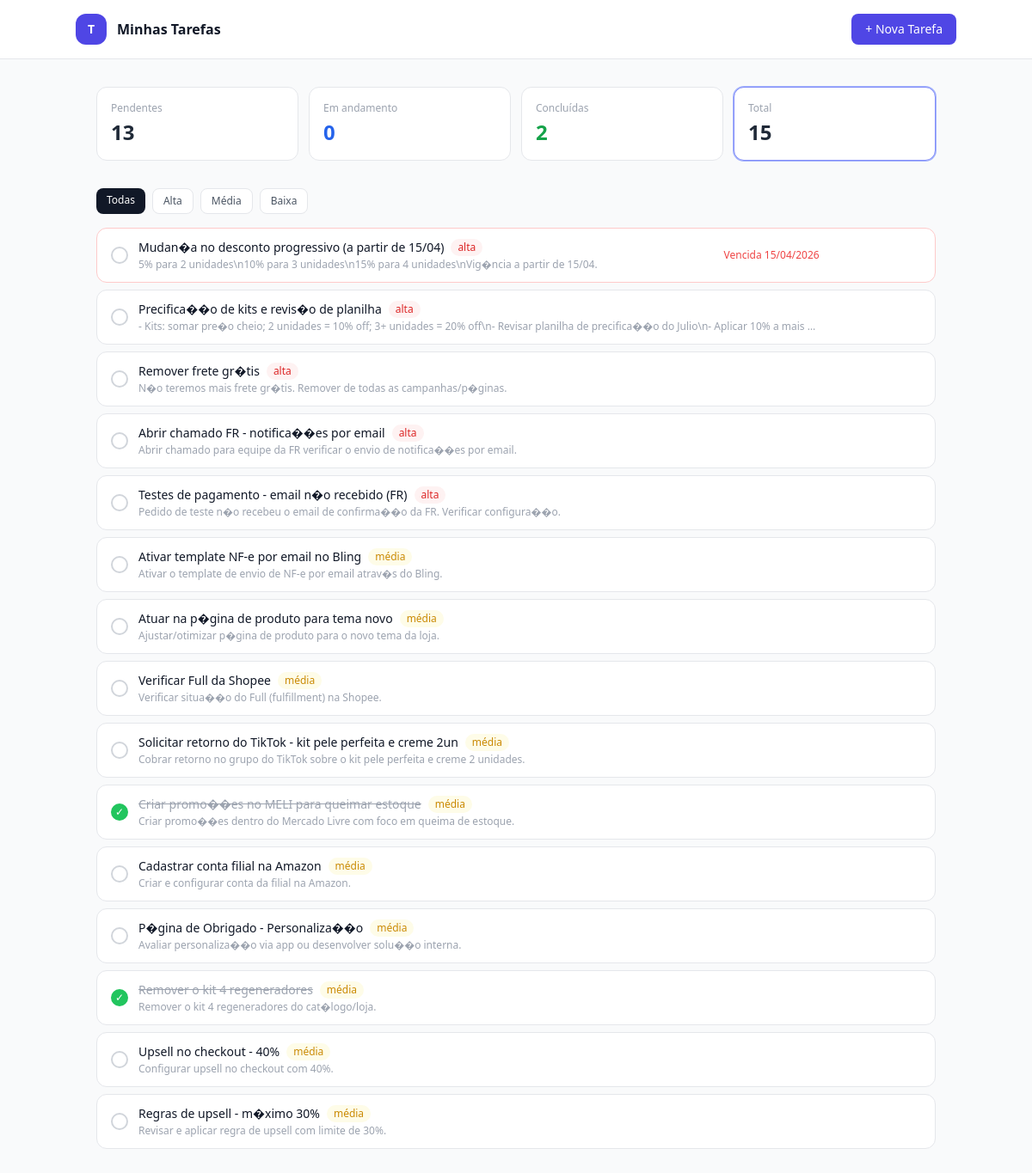
The page / on the database its author committed.
### tables this page shows
CREATE TABLE tarefas (
                id          INTEGER PRIMARY KEY AUTOINCREMENT,
                nome        TEXT NOT NULL,
                descricao   TEXT,
                prioridade  TEXT NOT NULL DEFAULT 'media',
                status      TEXT NOT NULL DEFAULT 'pendente',
                vencimento  TEXT,
                criado_em   TEXT DEFAULT (date('now','localtime'))
            );

### main.py (the view)
@app.get("/", response_class=HTMLResponse)
async def index(request: Request, status: str = "", prioridade: str = ""):
    with get_db() as conn:
        conditions, params = [], []
        if status:
            conditions.append("status = ?")
            params.append(status)
        if prioridade:
            conditions.append("prioridade = ?")
            params.append(prioridade)
        where = ("WHERE " + " AND ".join(conditions)) if conditions else ""
        tarefas = conn.execute(
            f"SELECT * FROM tarefas {where} ORDER BY "
            f"CASE prioridade WHEN 'alta' THEN 1 WHEN 'media' THEN 2 WHEN 'baixa' THEN 3 END, "
            f"vencimento ASC NULLS LAST, id DESC",
            params
        ).fetchall()
        counts = {
            "total":      conn.execute("SELECT COUNT(*) FROM tarefas").fetchone()[0],
            "pendente":   conn.execute("SELECT COUNT(*) FROM tarefas WHERE status='pendente'").fetchone()[0],
            "andamento":  conn.execute("SELECT COUNT(*) FROM tarefas WHERE status='andamento'").fetchone()[0],
            "concluida":  conn.execute("SELECT COUNT(*) FROM tarefas WHERE status='concluida'").fetchone()[0],
            "vencendo":   conn.execute(
                "SELECT COUNT(*) FROM tarefas WHERE vencimento <= date('now','localtime','+2 days') "
                "AND vencimento >= date('now','localtime') AND status != 'concluida'"
            ).fetchone()[0],
        }
    hoje = date.today().isoformat()
    return templates.TemplateResponse("index.html", {
        "request":    request,
        "tarefas":    [dict(t) for t in tarefas],
        "counts":     counts,
        "status":     status,
        "prioridade": prioridade,
        "hoje":       hoje,
    })

### templates/index.html (shortened to what this page needs)
<!DOCTYPE html>
<html lang="pt-BR">
<head>
    <script src="https://cdn.tailwindcss.com"></script>
</head>
<body class="bg-gray-50 min-h-screen">
<header class="bg-white border-b border-gray-200 px-6 py-4 sticky top-0 z-10">
    <div class="max-w-5xl mx-auto flex items-center justify-between">
        <div class="flex items-center gap-3">
            <div class="w-9 h-9 bg-indigo-600 rounded-xl flex items-center justify-center text-white font-bold text-sm">T</div>
            <h1 class="text-base font-semibold text-gray-900">Minhas Tarefas</h1>
        </div>
        <button onclick="document.getElementById('modal-criar').classList.remove('hidden')"
            class="bg-indigo-600 hover:bg-indigo-700 text-white text-sm font-medium px-4 py-2 rounded-lg transition-colors">
            + Nova Tarefa
        </button>
    </div>
</header>
<main class="max-w-5xl mx-auto px-6 py-8">
    <div class="grid grid-cols-2 sm:grid-cols-4 gap-3 mb-8">
        <a href="/?status=pendente" class="bg-white rounded-xl border {% if status == 'pendente' %}border-indigo-400 ring-1 ring-indigo-300{% else %}border-gray-200{% endif %} p-4 hover:border-indigo-300 transition-colors">
            <p class="text-xs text-gray-400 mb-1">Pendentes</p>
            <p class="text-2xl font-bold text-gray-800">{{ counts.pendente }}</p>
        </a>
        <a href="/?status=andamento" class="bg-white rounded-xl border {% if status == 'andamento' %}border-indigo-400 ring-1 ring-indigo-300{% else %}border-gray-200{% endif %} p-4 hover:border-indigo-300 transition-colors">
            <p class="text-xs text-gray-400 mb-1">Em andamento</p>
            <p class="text-2xl font-bold text-blue-600">{{ counts.andamento }}</p>
        </a>
        <a href="/?status=concluida" class="bg-white rounded-xl border {% if status == 'concluida' %}border-indigo-400 ring-1 ring-indigo-300{% else %}border-gray-200{% endif %} p-4 hover:border-indigo-300 transition-colors">
            <p class="text-xs text-gray-400 mb-1">Concluídas</p>
            <p class="text-2xl font-bold text-green-600">{{ counts.concluida }}</p>
        </a>
        <a href="/" class="bg-white rounded-xl border {% if not status and not prioridade %}border-indigo-400 ring-1 ring-indigo-300{% else %}border-gray-200{% endif %} p-4 hover:border-indigo-300 transition-colors">
            <p class="text-xs text-gray-400 mb-1">Total</p>
            <p class="text-2xl font-bold text-gray-800">{{ counts.total }}</p>
        </a>
    </div>
    <div class="flex gap-2 mb-4 flex-wrap">
        <a href="/?status={{ status }}" class="px-3 py-1.5 rounded-lg text-xs font-medium transition-colors
            {{ 'bg-gray-900 text-white' if not prioridade else 'bg-white border border-gray-200 text-gray-600 hover:bg-gray-50' }}">
            Todas
        </a>
        <a href="/?status={{ status }}&prioridade=alta" class="px-3 py-1.5 rounded-lg text-xs font-medium transition-colors
            {{ 'bg-red-500 text-white' if prioridade == 'alta' else 'bg-white border border-gray-200 text-gray-600 hover:bg-gray-50' }}">
            Alta
        </a>
        <a href="/?status={{ status }}&prioridade=media" class="px-3 py-1.5 rounded-lg text-xs font-medium transition-colors
            {{ 'bg-yellow-500 text-white' if prioridade == 'media' else 'bg-white border border-gray-200 text-gray-600 hover:bg-gray-50' }}">
            Média
        </a>
        <a href="/?status={{ status }}&prioridade=baixa" class="px-3 py-1.5 rounded-lg text-xs font-medium transition-colors
            {{ 'bg-green-500 text-white' if prioridade == 'baixa' else 'bg-white border border-gray-200 text-gray-600 hover:bg-gray-50' }}">
            Baixa
        </a>
    </div>
    <div class="space-y-2">
        {% for t in tarefas %}
        {% set vencida = t.vencimento and t.vencimento < hoje and t.status != 'concluida' %}
        {% set vencendo = t.vencimento and t.vencimento >= hoje and t.vencimento <= hoje[:8] ~ (hoje[8:]|int + 2)|string and t.status != 'concluida' %}
        <div class="bg-white rounded-xl border {% if vencida %}border-red-200{% elif vencendo %}border-amber-200{% else %}border-gray-200{% endif %} px-4 py-3 flex items-center gap-3 group">
            <form method="post" action="/status/{{ t.id }}">
                <button type="submit"
                    class="w-5 h-5 rounded-full border-2 flex-shrink-0 flex items-center justify-center transition-colors
                    {% if t.status == 'concluida' %}bg-green-500 border-green-500 text-white
                    {% elif t.status == 'andamento' %}border-blue-400 bg-blue-50
                    {% else %}border-gray-300 hover:border-indigo-400{% endif %}">
                    {% if t.status == 'concluida' %}<span class="text-xs">✓</span>{% endif %}
                </button>
            </form>
            <a href="/tarefa/{{ t.id }}" class="flex-1 min-w-0">
                <div class="flex items-center gap-2 flex-wrap">
                    <span class="text-sm font-medium {% if t.status == 'concluida' %}line-through text-gray-400{% else %}text-gray-900{% endif %} truncate">
                        {{ t.nome }}
                    </span>
                    {% if t.prioridade == 'alta' %}
                    <span class="text-xs bg-red-50 text-red-600 px-2 py-0.5 rounded-full font-medium flex-shrink-0">alta</span>
                    {% elif t.prioridade == 'media' %}
                    <span class="text-xs bg-yellow-50 text-yellow-600 px-2 py-0.5 rounded-full font-medium flex-shrink-0">média</span>
                    {% else %}
                    <span class="text-xs bg-green-50 text-green-600 px-2 py-0.5 rounded-full font-medium flex-shrink-0">baixa</span>
                    {% endif %}
                </div>
                {% if t.descricao %}
                <p class="text-xs text-gray-400 truncate mt-0.5">{{ t.descricao }}</p>
                {% endif %}
            </a>
            {% if t.vencimento %}
            <span class="text-xs flex-shrink-0 {% if vencida %}text-red-500 font-medium{% elif vencendo %}text-amber-500 font-medium{% else %}text-gray-400{% endif %}">
                {% if vencida %}Vencida {% endif %}{{ t.vencimento[8:10] }}/{{ t.vencimento[5:7] }}/{{ t.vencimento[:4] }}
            </span>
            {% endif %}
        </div>
        {% endfor %}
    </div>
</main>
</body>
</html>

### rows shown on the page
tarefas: nome "Mudan�a no desconto progressivo (a partir de 15/04)", prioridade "alta", descricao "5% para 2 unidades\\n10% para 3 unidades\\n15% para 4 unidades\\nVig�ncia a partir de 15/04.", shows "Vencida", vencimento "15", vencimento "04", vencimento "2026"
tarefas: nome "Precifica��o de kits e revis�o de planilha", prioridade "alta", descricao "- Kits: somar pre�o cheio; 2 unidades = 10% off; 3+ unidades = 20% off\\n- Revisar planilha de precifica��o do Julio\\n- Aplicar 10% a mais…"
tarefas: nome "Remover frete gr�tis", prioridade "alta", descricao "N�o teremos mais frete gr�tis. Remover de todas as campanhas/p�ginas."
tarefas: nome "Abrir chamado FR - notifica��es por email", prioridade "alta", descricao "Abrir chamado para equipe da FR verificar o envio de notifica��es por email."
tarefas: nome "Testes de pagamento - email n�o recebido (FR)", prioridade "alta", descricao "Pedido de teste n�o recebeu o email de confirma��o da FR. Verificar configura��o."
tarefas: nome "Ativar template NF-e por email no Bling", prioridade "média", descricao "Ativar o template de envio de NF-e por email atrav�s do Bling."
tarefas: nome "Atuar na p�gina de produto para tema novo", prioridade "média", descricao "Ajustar/otimizar p�gina de produto para o novo tema da loja."
tarefas: nome "Verificar Full da Shopee", prioridade "média", descricao "Verificar situa��o do Full (fulfillment) na Shopee."
tarefas: nome "Solicitar retorno do TikTok - kit pele perfeita e creme 2un", prioridade "média", descricao "Cobrar retorno no grupo do TikTok sobre o kit pele perfeita e creme 2 unidades."
tarefas: nome "Criar promo��es no MELI para queimar estoque", prioridade "média", descricao "Criar promo��es dentro do Mercado Livre com foco em queima de estoque."
tarefas: nome "Cadastrar conta filial na Amazon", prioridade "média", descricao "Criar e configurar conta da filial na Amazon."
tarefas: nome "P�gina de Obrigado - Personaliza��o", prioridade "média", descricao "Avaliar personaliza��o via app ou desenvolver solu��o interna."
tarefas: nome "Remover o kit 4 regeneradores", prioridade "média", descricao "Remover o kit 4 regeneradores do cat�logo/loja."
tarefas: nome "Upsell no checkout - 40%", prioridade "média", descricao "Configurar upsell no checkout com 40%."
tarefas: nome "Regras de upsell - m�ximo 30%", prioridade "média", descricao "Revisar e aplicar regra de upsell com limite de 30%."

### other values the page prints
{{ counts.pendente }} "13"
{{ counts.andamento }} "0"
{{ counts.concluida }} "2"
{{ counts.total }} "15"
